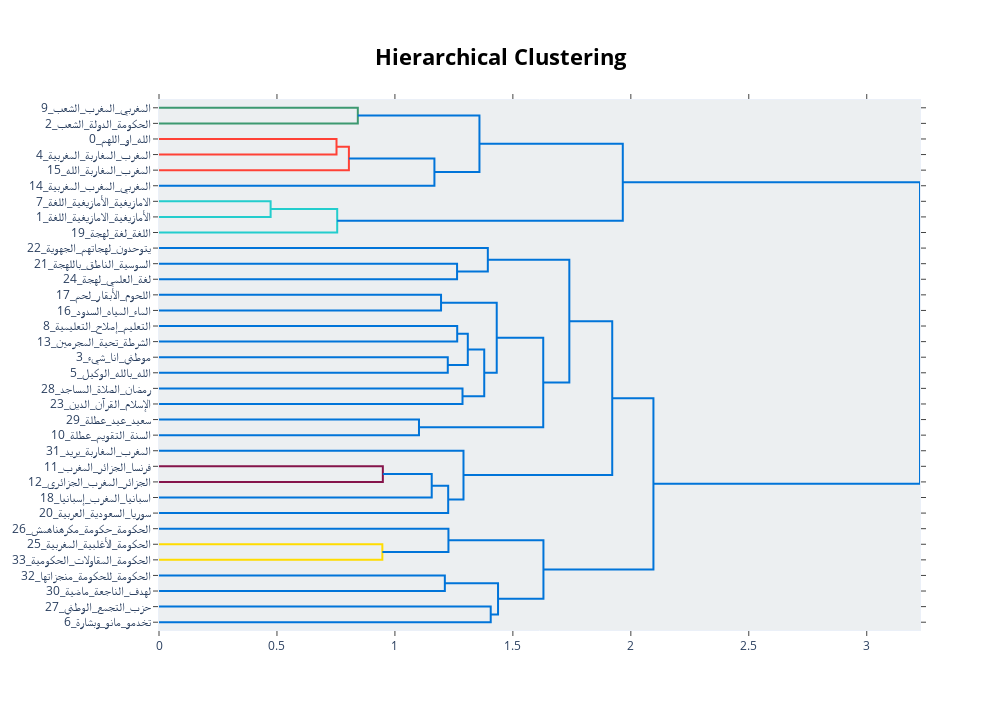

This figure's notebook cell:
### Markdown cell above
### Visualize Topic Hierarchy

The topics that were created can be hierarchically reduced. In order to understand the potential hierarchical structure of the topics, we can use scipy.cluster.hierarchy to create clusters and visualize how they relate to one another. This might help selecting an appropriate nr_topics when reducing the number of topics that you have created.

### Code cell
topic_model.visualize_hierarchy(top_n_topics=75)

### Figure 1 — Plotly figure (JSON) as saved in the notebook; plotly's stock layout.template omitted (floating-point values rounded to 4 significant figures)
{"data": [{"hoverinfo": "text", "marker": {"color": "rgb(61,153,112)"}, "mode": "lines", "type": "scatter", "x": [0, 0.8428, 0.8428, 0], "xaxis": "x", "y": [-5, -5, -15, -15], "yaxis": "y"}, {"hoverinfo": "text", "marker": {"color": "rgb(255,65,54)"}, "mode": "lines", "type": "scatter", "x": [0, 0.7525, 0.7525, 0], "xaxis": "x", "y": [-25, -25, -35, -35], "yaxis": "y"}, {"hoverinfo": "text", "marker": {"color": "rgb(255,65,54)"}, "mode": "lines", "type": "scatter", "x": [0.7525, 0.805, 0.805, 0], "xaxis": "x", "y": [-30, -30, -45, -45], "yaxis": "y"}, {"hoverinfo": "text", "marker": {"color": "rgb(0,116,217)"}, "mode": "lines", "type": "scatter", "x": [0.805, 1.167, 1.167, 0], "xaxis": "x", "y": [-37.5, -37.5, -55, -55], "yaxis": "y"}, {"hoverinfo": "text", "marker": {"color": "rgb(0,116,217)"}, "mode": "lines", "type": "scatter", "x": [0.8428, 1.358, 1.358, 1.167], "xaxis": "x", "y": [-10, -10, -46.25, -46.25], "yaxis": "y"}, {"hoverinfo": "text", "marker": {"color": "rgb(35,205,205)"}, "mode": "lines", "type": "scatter", "x": [0, 0.4731, 0.4731, 0], "xaxis": "x", "y": [-65, -65, -75, -75], "yaxis": "y"}, {"hoverinfo": "text", "marker": {"color": "rgb(35,205,205)"}, "mode": "lines", "type": "scatter", "x": [0.4731, 0.7554, 0.7554, 0], "xaxis": "x", "y": [-70, -70, -85, -85], "yaxis": "y"}, {"hoverinfo": "text", "marker": {"color": "rgb(0,116,217)"}, "mode": "lines", "type": "scatter", "x": [1.358, 1.966, 1.966, 0.7554], "xaxis": "x", "y": [-28.12, -28.12, -77.5, -77.5], "yaxis": "y"}, {"hoverinfo": "text", "marker": {"color": "rgb(0,116,217)"}, "mode": "lines", "type": "scatter", "x": [0, 1.263, 1.263, 0], "xaxis": "x", "y": [-105, -105, -115, -115], "yaxis": "y"}, {"hoverinfo": "text", "marker": {"color": "rgb(0,116,217)"}, "mode": "lines", "type": "scatter", "x": [0, 1.394, 1.394, 1.263], "xaxis": "x", "y": [-95, -95, -110, -110], "yaxis": "y"}, {"hoverinfo": "text", "marker": {"color": "rgb(0,116,217)"}, "mode": "lines", "type": "scatter", "x": [0, 1.196, 1.196, 0], "xaxis": "x", "y": [-125, -125, -135, -135], "yaxis": "y"}, {"hoverinfo": "text", "marker": {"color": "rgb(0,116,217)"}, "mode": "lines", "type": "scatter", "x": [0, 1.264, 1.264, 0], "xaxis": "x", "y": [-145, -145, -155, -155], "yaxis": "y"}, {"hoverinfo": "text", "marker": {"color": "rgb(0,116,217)"}, "mode": "lines", "type": "scatter", "x": [0, 1.224, 1.224, 0], "xaxis": "x", "y": [-165, -165, -175, -175], "yaxis": "y"}, {"hoverinfo": "text", "marker": {"color": "rgb(0,116,217)"}, "mode": "lines", "type": "scatter", "x": [1.264, 1.309, 1.309, 1.224], "xaxis": "x", "y": [-150, -150, -170, -170], "yaxis": "y"}, {"hoverinfo": "text", "marker": {"color": "rgb(0,116,217)"}, "mode": "lines", "type": "scatter", "x": [0, 1.287, 1.287, 0], "xaxis": "x", "y": [-185, -185, -195, -195], "yaxis": "y"}, {"hoverinfo": "text", "marker": {"color": "rgb(0,116,217)"}, "mode": "lines", "type": "scatter", "x": [1.309, 1.379, 1.379, 1.287], "xaxis": "x", "y": [-160, -160, -190, -190], "yaxis": "y"}, {"hoverinfo": "text", "marker": {"color": "rgb(0,116,217)"}, "mode": "lines", "type": "scatter", "x": [1.196, 1.432, 1.432, 1.379], "xaxis": "x", "y": [-130, -130, -175, -175], "yaxis": "y"}, {"hoverinfo": "text", "marker": {"color": "rgb(0,116,217)"}, "mode": "lines", "type": "scatter", "x": [0, 1.102, 1.102, 0], "xaxis": "x", "y": [-205, -205, -215, -215], "yaxis": "y"}, {"hoverinfo": "text", "marker": {"color": "rgb(0,116,217)"}, "mode": "lines", "type": "scatter", "x": [1.432, 1.629, 1.629, 1.102], "xaxis": "x", "y": [-152.5, -152.5, -210, -210], "yaxis": "y"}, {"hoverinfo": "text", "marker": {"color": "rgb(0,116,217)"}, "mode": "lines", "type": "scatter", "x": [1.394, 1.739, 1.739, 1.629], "xaxis": "x", "y": [-102.5, -102.5, -181.2, -181.2], "yaxis": "y"}, {"hoverinfo": "text", "marker": {"color": "rgb(133,20,75)"}, "mode": "lines", "type": "scatter", "x": [0, 0.9488, 0.9488, 0], "xaxis": "x", "y": [-235, -235, -245, -245], "yaxis": "y"}, {"hoverinfo": "text", "marker": {"color": "rgb(0,116,217)"}, "mode": "lines", "type": "scatter", "x": [0.9488, 1.156, 1.156, 0], "xaxis": "x", "y": [-240, -240, -255, -255], "yaxis": "y"}, {"hoverinfo": "text", "marker": {"color": "rgb(0,116,217)"}, "mode": "lines", "type": "scatter", "x": [1.156, 1.226, 1.226, 0], "xaxis": "x", "y": [-247.5, -247.5, -265, -265], "yaxis": "y"}, {"hoverinfo": "text", "marker": {"color": "rgb(0,116,217)"}, "mode": "lines", "type": "scatter", "x": [0, 1.291, 1.291, 1.226], "xaxis": "x", "y": [-225, -225, -256.2, -256.2], "yaxis": "y"}, {"hoverinfo": "text", "marker": {"color": "rgb(0,116,217)"}, "mode": "lines", "type": "scatter", "x": [1.739, 1.921, 1.921, 1.291], "xaxis": "x", "y": [-141.9, -141.9, -240.6, -240.6], "yaxis": "y"}, {"hoverinfo": "text", "marker": {"color": "rgb(255,220,0)"}, "mode": "lines", "type": "scatter", "x": [0, 0.9468, 0.9468, 0], "xaxis": "x", "y": [-285, -285, -295, -295], "yaxis": "y"}, {"hoverinfo": "text", "marker": {"color": "rgb(0,116,217)"}, "mode": "lines", "type": "scatter", "x": [0, 1.227, 1.227, 0.9468], "xaxis": "x", "y": [-275, -275, -290, -290], "yaxis": "y"}, {"hoverinfo": "text", "marker": {"color": "rgb(0,116,217)"}, "mode": "lines", "type": "scatter", "x": [0, 1.212, 1.212, 0], "xaxis": "x", "y": [-305, -305, -315, -315], "yaxis": "y"}, {"hoverinfo": "text", "marker": {"color": "rgb(0,116,217)"}, "mode": "lines", "type": "scatter", "x": [0, 1.406, 1.406, 0], "xaxis": "x", "y": [-325, -325, -335, -335], "yaxis": "y"}, {"hoverinfo": "text", "marker": {"color": "rgb(0,116,217)"}, "mode": "lines", "type": "scatter", "x": [1.212, 1.437, 1.437, 1.406], "xaxis": "x", "y": [-310, -310, -330, -330], "yaxis": "y"}, {"hoverinfo": "text", "marker": {"color": "rgb(0,116,217)"}, "mode": "lines", "type": "scatter", "x": [1.227, 1.63, 1.63, 1.437], "xaxis": "x", "y": [-282.5, -282.5, -320, -320], "yaxis": "y"}, {"hoverinfo": "text", "marker": {"color": "rgb(0,116,217)"}, "mode": "lines", "type": "scatter", "x": [1.921, 2.096, 2.096, 1.63], "xaxis": "x", "y": [-191.2, -191.2, -301.2, -301.2], "yaxis": "y"}, {"hoverinfo": "text", "marker": {"color": "rgb(0,116,217)"}, "mode": "lines", "type": "scatter", "x": [1.966, 3.226, 3.226, 2.096], "xaxis": "x", "y": [-52.81, -52.81, -246.2, -246.2], "yaxis": "y"}], "layout": {"autosize": false, "height": 710, "hoverlabel": {"bgcolor": "white", "font": {"family": "Rockwell", "size": 16}}, "hovermode": "closest", "plot_bgcolor": "#ECEFF1", "showlegend": false, "title": {"font": {"color": "Black", "size": 22}, "text": "<b>Hierarchical Clustering</b>", "x": 0.5, "xanchor": "center", "yanchor": "top"}, "width": 1000, "xaxis": {"mirror": "allticks", "rangemode": "tozero", "showgrid": false, "showline": true, "showticklabels": true, "ticks": "outside", "type": "linear", "zeroline": false}, "yaxis": {"mirror": "allticks", "range": [-340, 0], "rangemode": "tozero", "showgrid": false, "showline": true, "showticklabels": true, "tickmode": "array", "ticks": "outside", "ticktext": ["9_المغربي_المغرب_الشعب", "2_الحكومة_الدولة_الشعب", "0_الله_او_اللهم", "4_المغرب_المغاربة_المغربية", "15_المغرب_المغاربة_الله", "14_المغربي_المغرب_المغربية", "7_الامازيغية_الأمازيغية_اللغة", "1_الأمازيغية_الامازيغية_اللغة", "19_اللغة_لغة_لهجة", "22_يتوحدون_لهجاتهم_الجهوية", "21_السوسية_الناطق_باللهجة", "24_لغة_العلمي_لهجة", "17_اللحوم_الأبقار_لحم", "16_الماء_المياه_السدود", "8_التعليم_إصلاح_التعليمية", "13_الشرطة_تحية_المجرمين", "3_موطني_انا_شيء", "5_الله_بالله_الوكيل", "28_رمضان_الصلاة_المساجد", "23_الإسلام_القرآن_الدين", "29_سعيد_عيد_عطلة", "10_السنة_التقويم_عطلة", "31_المغرب_المغاربة_يريد", "11_فرنسا_الجزائر_المغرب", "12_الجزائر_المغرب_الجزائري", "18_اسبانيا_المغرب_إسبانيا", "20_سوريا_السعودية_العربية", "26_الحكومة_حكومة_مكرهناهمش", "25_الحكومة_الأغلبية_المغربية", "33_الحكومة_المقاولات_الحكومية", "32_الحكومة_للحكومة_منجزاتها", "30_لهدف_الناجعة_ماضية", "27_حزب_التجمع_الوطني", "6_تخدمو_مانو_وبشارة"], "tickvals": [-5, -15, -25, -35, -45, -55, -65, -75, -85, -95, -105, -115, -125, -135, -145, -155, -165, -175, -185, -195, -205, -215, -225, -235, -245, -255, -265, -275, -285, -295, -305, -315, -325, -335], "type": "linear", "zeroline": false}}}
